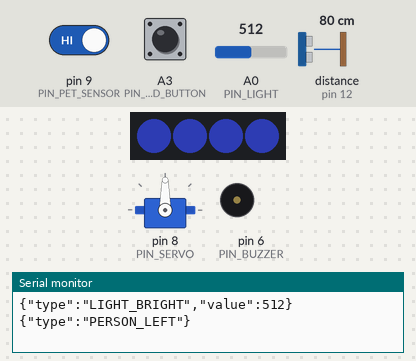
Bench run of a sketch on a simulated Arduino Uno, built with avr-gcc and run on an emulated ATmega328P. On the bench: servo, 4 RGB LEDs in strip order, left to right, buzzer (waves = sounding), the last lines printed to the serial monitor. Wiring (inferred from the names in the program): ultrasonic range finder: trigger pin 13; echo pin 12. The test bench sets the inputs (shaded band); at power-on: A3 (PIN_FEED_BUTTON) HIGH, pin 9 (PIN_PET_SENSOR) HIGH, A0 (PIN_LIGHT) = 512, distance to the obstacle (sensor on pin 12) 80 cm. The echo pulse lasts 58.3 µs per cm; dim RGB values are drawn brighter than linear.

Above: at 1.2 s.
1.3 s: A3 (PIN_FEED_BUTTON) pulled LOW for 0.15 s
At 1.57 s:
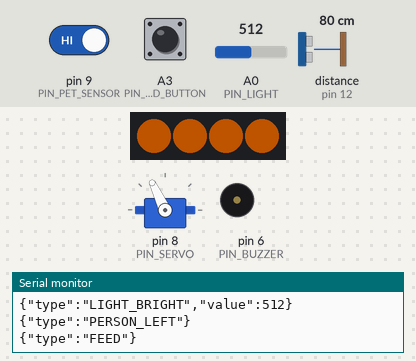
3.2 s: pin 9 (PIN_PET_SENSOR) driven LOW
At 3.5 s:
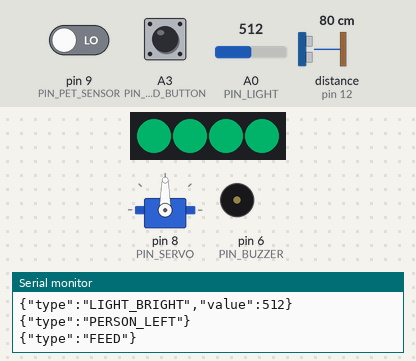
7.7 s: A3 (PIN_FEED_BUTTON) pulled LOW for 1 s
At 7.76 s:
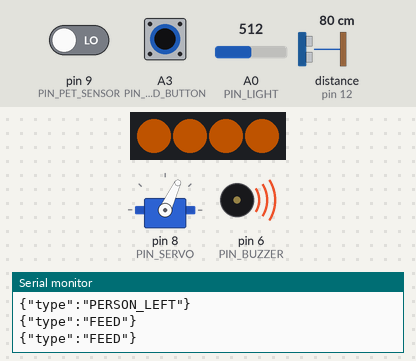
Timing chart, 0 to 10.7 s (numbered marks = the images above; inputs shaded):
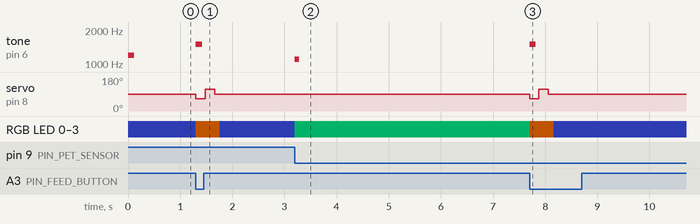

Measured:
- after the input at 1.3 s, tone on pin 6 (PIN_BUZZER): silent → 1500 Hz at once, → silent 0.12 s later; servo on pin 8 (PIN_SERVO): 90° → 65° at once, → 115° 0.18 s later, → 90° 0.18 s later; RGB LED 0–3: RGB(15, 20, 60) → RGB(80, 35, 0) at once, → RGB(15, 20, 60) 0.46 s later
- after the input at 3.2 s, tone on pin 6 (PIN_BUZZER): silent → 1100 Hz at once, → silent 0.08 s later; RGB LED 0–3: RGB(15, 20, 60) → RGB(0, 60, 35) at once
- after the input at 7.7 s, tone on pin 6 (PIN_BUZZER): silent → 1500 Hz at once, → silent 0.12 s later; servo on pin 8 (PIN_SERVO): 90° → 65° at once, → 115° 0.18 s later, → 90° 0.18 s later; RGB LED 0–3: RGB(0, 60, 35) → RGB(80, 35, 0) at once, → RGB(15, 20, 60) 0.46 s later

The sketch:

cat_room_sketch.ino
```cpp
/*
  Cat Room - Arduino UNO Physical Computing Sketch (JSON Event Output)
  2026 Summer Arduino x Prototyping Camp

  Pin Mapping:
  - A3: Feed Button (Pushbutton, INPUT_PULLUP)
  - A0: Light Sensor / LDR
  - D9: Pet Sensor (IR sensor / Touch, INPUT_PULLUP)
  - D13: Ultrasonic Trig
  - D12: Ultrasonic Echo
  - D6: Piezo Buzzer
  - D7: NeoPixel (4 LED)
  - D8: Servo Motor (Tail)
*/

#include <Servo.h>
#include <Adafruit_NeoPixel.h>

constexpr uint8_t PIN_FEED_BUTTON = A3;
constexpr uint8_t PIN_LIGHT       = A0;
constexpr uint8_t PIN_PET_SENSOR   = 9;
constexpr uint8_t PIN_TRIG         = 13;
constexpr uint8_t PIN_ECHO         = 12;
constexpr uint8_t PIN_BUZZER       = 6;
constexpr uint8_t PIN_NEOPIXEL     = 7;
constexpr uint8_t PIN_SERVO        = 8;

constexpr uint8_t PIXEL_COUNT      = 4;
constexpr bool PET_DETECTED_LEVEL  = LOW;

Servo tailServo;
Adafruit_NeoPixel pixels(PIXEL_COUNT, PIN_NEOPIXEL, NEO_GRB + NEO_KHZ800);

// State tracking
bool previousFeedPressed = false;
bool previousPetDetected = false;
unsigned long petStartTime = 0;

int previousLightState = -1; // 0: Dark, 1: Bright
long previousDistanceCategory = -1; // 0: Close/Fast, 1: Medium/Slow, 2: Far/Left

unsigned long lastDistanceCheckTime = 0;

void setPixelColor(uint8_t r, uint8_t g, uint8_t b) {
  for (uint8_t i = 0; i < PIXEL_COUNT; i++) {
    pixels.setPixelColor(i, pixels.Color(r, g, b));
  }
  pixels.show();
}

long measureDistanceCm() {
  digitalWrite(PIN_TRIG, LOW);
  delayMicroseconds(2);
  digitalWrite(PIN_TRIG, HIGH);
  delayMicroseconds(10);
  digitalWrite(PIN_TRIG, LOW);

  const unsigned long duration = pulseIn(PIN_ECHO, HIGH, 30000UL);
  if (duration == 0) return -1;
  return static_cast<long>(duration * 0.0343 / 2.0);
}

void wagTail() {
  tailServo.write(65);
  delay(180);
  tailServo.write(115);
  delay(180);
  tailServo.write(90);
}

void playFeedReaction() {
  tone(PIN_BUZZER, 1500, 120);
  setPixelColor(80, 35, 0);
  wagTail();
  delay(100);
  setPixelColor(15, 20, 60);
}

void playPetReaction() {
  tone(PIN_BUZZER, 1100, 80);
  setPixelColor(0, 60, 35);
}

void setup() {
  Serial.begin(9600);

  pinMode(PIN_FEED_BUTTON, INPUT_PULLUP);
  pinMode(PIN_PET_SENSOR, INPUT_PULLUP);
  pinMode(PIN_TRIG, OUTPUT);
  pinMode(PIN_ECHO, INPUT);
  pinMode(PIN_BUZZER, OUTPUT);

  tailServo.attach(PIN_SERVO);
  tailServo.write(90);

  pixels.begin();
  pixels.clear();
  setPixelColor(15, 20, 60);

  tone(PIN_BUZZER, 1200, 120);
}

void loop() {
  const unsigned long now = millis();

  // 1. Feed Button Check
  const bool feedPressed = (digitalRead(PIN_FEED_BUTTON) == LOW);
  if (feedPressed && !previousFeedPressed) {
    Serial.println("{\"type\":\"FEED\"}");
    playFeedReaction();
  }
  previousFeedPressed = feedPressed;

  // 2. Pet Sensor Check (Press and Release duration)
  const bool petDetected = (digitalRead(PIN_PET_SENSOR) == PET_DETECTED_LEVEL);
  if (petDetected && !previousPetDetected) {
    petStartTime = now;
    playPetReaction();
  } else if (!petDetected && previousPetDetected) {
    const unsigned long duration = now - petStartTime;
    if (duration >= 1500) {
      Serial.print("{\"type\":\"PET_LONG\",\"duration\":");
      Serial.print(duration);
      Serial.println("}");
    } else {
      Serial.print("{\"type\":\"PET_SHORT\",\"duration\":");
      Serial.print(duration);
      Serial.println("}");
    }
    setPixelColor(15, 20, 60);
  }
  previousPetDetected = petDetected;

  // 3. Light Sensor Check (Transition Detection)
  const int lightValue = analogRead(PIN_LIGHT);
  const int currentLightState = (lightValue < 300) ? 0 : 1; // 0: Dark, 1: Bright
  if (currentLightState != previousLightState) {
    previousLightState = currentLightState;
    if (currentLightState == 0) {
      Serial.print("{\"type\":\"LIGHT_DARK\",\"value\":");
      Serial.print(lightValue);
      Serial.println("}");
    } else {
      Serial.print("{\"type\":\"LIGHT_BRIGHT\",\"value\":");
      Serial.print(lightValue);
      Serial.println("}");
    }
  }

  // 4. Ultrasonic Distance Check (every 300ms)
  if (now - lastDistanceCheckTime >= 300) {
    lastDistanceCheckTime = now;
    const long distCm = measureDistanceCm();

    if (distCm > 0) {
      long cat = -1;
      if (distCm <= 20) cat = 0;       // Fast / Close
      else if (distCm <= 45) cat = 1;  // Slow / Medium
      else if (distCm >= 60) cat = 2;  // Person Left / Far

      if (cat != -1 && cat != previousDistanceCategory) {
        previousDistanceCategory = cat;
        if (cat == 0) {
          Serial.print("{\"type\":\"APPROACH_FAST\",\"distance\":");
          Serial.print(distCm);
          Serial.println("}");
        } else if (cat == 1) {
          Serial.print("{\"type\":\"APPROACH_SLOW\",\"distance\":");
          Serial.print(distCm);
          Serial.println("}");
        } else if (cat == 2) {
          Serial.println("{\"type\":\"PERSON_LEFT\"}");
        }
      }
    }
  }
}
```
